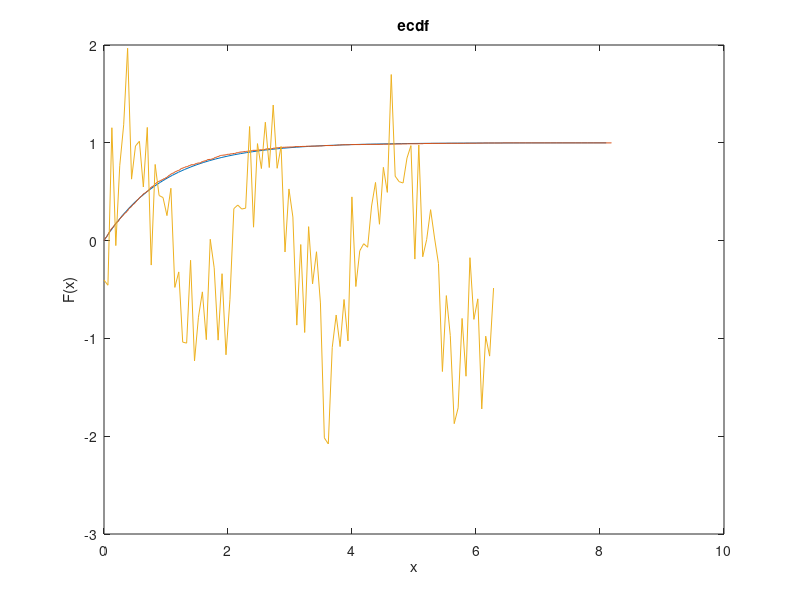

Source code (MATLAB): (Note: this script raises an error after producing the figure.)
% conusltar metodo de la transformada inversa
% consultar copula empirica
% consultar copula producto
% funcion copula
% teoria de copulas
% tarea
% proyecciones maxima simetria y maxima kurtosis
% copula de intedendnecia

%% sim 1
    % empirica aproximacion a distribucion
    % M.A.S. de X ~ Exp(1)
    data01 = -log(rand(1000,1));
    min_data01 = min(data01);
    max_data01 = max(data01);
    % malla de el minimo al maximo en aumentos de 0.1 
    line_space = min_data01 : 0.1 : max_data01;
    % exponencial teorica en la malla
    teo_exp = expcdf(line_space);
    % grafica de la exponecial teorica
    plot(line_space,teo_exp)
    hold on
    % grafica de la empirica de los datos
    ecdf(data01);

%% sim 2 
    % malla 100 datos de 0 a 2*pi
    x = linspace(0,2*pi,100);
    y = sin(3*x) + 0.5 * randn(1,100);
    plot(x,y)
    corr(x',y')

%% sim 3 
    sub01_data03 = randn(1000,2);
    sub02_data03 = 10 + randn(800,2);
    data03 = [sub01_data03
        sub02_data03];
    
    corr(data03(:,1),data03(:,2))

    emp_data03_x = ecdf(data03(:,1));
    emp_data03_y = ecdf(sub02_data03(:,2));
    size(emp_data03_y)
    size(emp_data03_y)
    plot(emp_data03_x,emp_data03_y,'o')
    